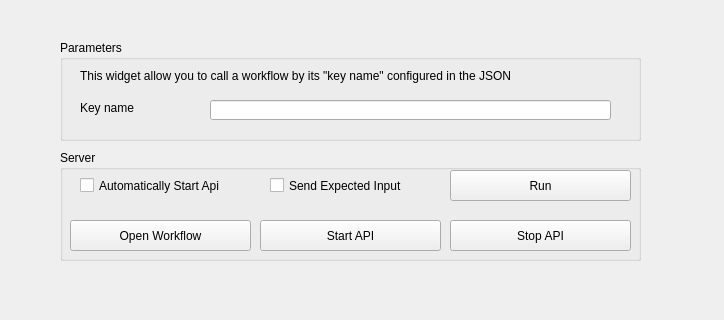
<?xml version="1.0" encoding="UTF-8"?>
<ui version="4.0">
 <class>Form</class>
 <widget class="QWidget" name="Form">
  <property name="geometry">
   <rect>
    <x>0</x>
    <y>0</y>
    <width>724</width>
    <height>320</height>
   </rect>
  </property>
  <property name="windowTitle">
   <string>Form</string>
  </property>
  <widget class="QGroupBox" name="groupBox">
   <property name="geometry">
    <rect>
     <x>60</x>
     <y>40</y>
     <width>581</width>
     <height>101</height>
    </rect>
   </property>
   <property name="title">
    <string>Parameters</string>
   </property>
   <widget class="QLabel" name="label_2">
    <property name="geometry">
     <rect>
      <x>20</x>
      <y>60</y>
      <width>141</width>
      <height>16</height>
     </rect>
    </property>
    <property name="text">
     <string>Key name</string>
    </property>
   </widget>
   <widget class="QLineEdit" name="KeyName">
    <property name="geometry">
     <rect>
      <x>150</x>
      <y>60</y>
      <width>401</width>
      <height>20</height>
     </rect>
    </property>
   </widget>
   <widget class="QLabel" name="label">
    <property name="geometry">
     <rect>
      <x>20</x>
      <y>20</y>
      <width>531</width>
      <height>31</height>
     </rect>
    </property>
    <property name="text">
     <string>This widget allow you to call a workflow by its &quot;key name&quot; configured in the JSON</string>
    </property>
   </widget>
  </widget>
  <widget class="QGroupBox" name="groupBox_2">
   <property name="geometry">
    <rect>
     <x>60</x>
     <y>150</y>
     <width>581</width>
     <height>111</height>
    </rect>
   </property>
   <property name="title">
    <string>Server</string>
   </property>
   <widget class="QPushButton" name="pushButton_start">
    <property name="enabled">
     <bool>true</bool>
    </property>
    <property name="geometry">
     <rect>
      <x>200</x>
      <y>70</y>
      <width>181</width>
      <height>31</height>
     </rect>
    </property>
    <property name="text">
     <string>Start API</string>
    </property>
   </widget>
   <widget class="QPushButton" name="pushButton_openworkflow">
    <property name="enabled">
     <bool>true</bool>
    </property>
    <property name="geometry">
     <rect>
      <x>10</x>
      <y>70</y>
      <width>181</width>
      <height>31</height>
     </rect>
    </property>
    <property name="text">
     <string>Open Workflow</string>
    </property>
    <property name="checkable">
     <bool>false</bool>
    </property>
   </widget>
   <widget class="QPushButton" name="pushButton_stop">
    <property name="enabled">
     <bool>true</bool>
    </property>
    <property name="geometry">
     <rect>
      <x>390</x>
      <y>70</y>
      <width>181</width>
      <height>31</height>
     </rect>
    </property>
    <property name="text">
     <string>Stop API</string>
    </property>
   </widget>
   <widget class="QCheckBox" name="checkBox_start">
    <property name="enabled">
     <bool>true</bool>
    </property>
    <property name="geometry">
     <rect>
      <x>20</x>
      <y>20</y>
      <width>151</width>
      <height>31</height>
     </rect>
    </property>
    <property name="text">
     <string>Automatically Start Api</string>
    </property>
   </widget>
   <widget class="QCheckBox" name="checkBox_expected_input">
    <property name="enabled">
     <bool>true</bool>
    </property>
    <property name="geometry">
     <rect>
      <x>210</x>
      <y>20</y>
      <width>191</width>
      <height>31</height>
     </rect>
    </property>
    <property name="text">
     <string>Send Expected Input </string>
    </property>
   </widget>
   <widget class="QPushButton" name="pushButton_start_workflow">
    <property name="enabled">
     <bool>true</bool>
    </property>
    <property name="geometry">
     <rect>
      <x>390</x>
      <y>20</y>
      <width>181</width>
      <height>31</height>
     </rect>
    </property>
    <property name="text">
     <string>Run</string>
    </property>
   </widget>
  </widget>
 </widget>
 <resources/>
 <connections/>
</ui>
